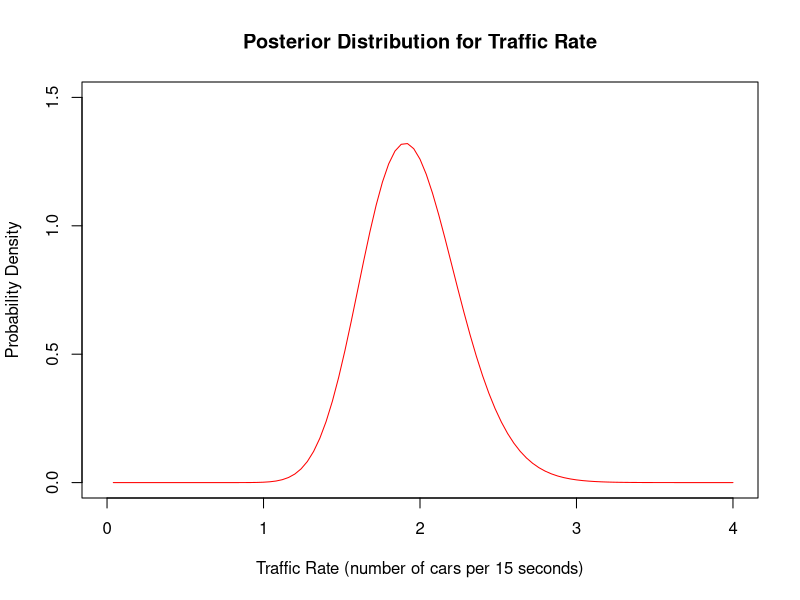

The R source for this figure:
if(!is.null(dev.list())) dev.off()
cat("\014") 
rm(list=ls())

Intervals <- c(12,2,6,2,19,5,34,4,1,4,8,7,1,21,6,11,8,28,6,4,5,1,18,9,5,1,21,1,1,5,3,14,5,3,4,5,1,3,16,2)
NumEvent <- ceiling(cumsum(Intervals/15))

Rates <- c()
for (i in min(NumEvent):max(NumEvent)) {
  Rates <- c(Rates,sum(i==NumEvent))
}

alpha0=1; beta0=Inf                  # prior shape and scale
alpha1=alpha0+sum(Rates)             # posterior shape
beta1=1/(1/beta0+length(Rates))      # posterior scale

lambda=seq(length=100,from=0.04,to=4)
priorDens=dgamma(lambda,shape=alpha0,scale=beta0)
postDens=dgamma(lambda,shape=alpha1,scale=beta1)
normLikC=dgamma(lambda,shape=sum(Rates)+1,scale=1/length(Rates))

plot(lambda,postDens,type="l",col="red",main="Posterior Distribution for Traffic Rate",
     xlab="Traffic Rate (number of cars per 15 seconds)",ylab="Probability Density",
     xlim=c(0,4),ylim=c(0,1.5))

Mean1=alpha1*beta1          # posterior mean
SD1=sqrt(alpha1*beta1^2)  # posterior standard deviation
Mode1=(alpha1-1)*beta1      # posterior mode
Median1=qgamma(0.5, shape=alpha1, scale=beta1) # posterior median
Int95=qgamma(c(0.025,0.975), shape=alpha1, scale=beta1) # posterior 95% interval
